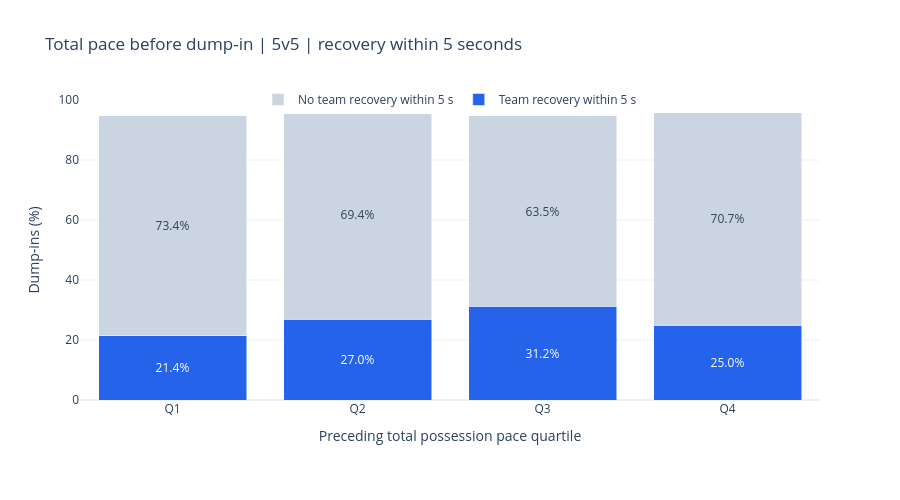

The notebook cell this image was saved under:
### Markdown cell above
## 9.5. Display dump-in outcomes

### Code cell
def dump_in_outcomes_figure(summary, boundaries):
    outcomes = [
        ("team_recovery_pct", "Team recovery within 5 s", "#2563eb", "white"),
        ("no_team_recovery_pct", "No team recovery within 5 s", "#cbd5e1", "#334155"),
    ]
    bars = summary.set_index("quartile").reindex(range(1, len(boundaries) + 1))
    customdata = bars[
        [
            "dump_ins",
            "team_recoveries",
            "no_team_recovery",
            "unresolved",
            "games",
            "lower_pace_ft_s",
            "upper_pace_ft_s",
            "median_pace_ft_s",
        ]
    ].to_numpy()
    figure = go.Figure()
    for metric, label, color, text_color in outcomes:
        figure.add_trace(
            go.Bar(
                x=[f"Q{q}" for q in bars.index],
                y=bars[metric],
                name=label,
                marker_color=color,
                insidetextfont=dict(color=text_color),
                text=[
                    f"{value:.1f}%" if pd.notna(value) and value > 0 else ""
                    for value in bars[metric]
                ],
                textposition="inside",
                insidetextanchor="middle",
                customdata=customdata,
                hovertemplate=(
                    f"%{{x}}<br>{label}: %{{y:.1f}}%"
                    "<br>Dump-ins: %{customdata[0]:.0f}"
                    "<br>Team recovery within 5 s: %{customdata[1]:.0f}"
                    "<br>No team recovery within 5 s: %{customdata[2]:.0f}"
                    "<br>Unresolved: %{customdata[3]:.0f}"
                    "<br>Games: %{customdata[4]:.0f}"
                    "<br>Pace range: %{customdata[5]:.2f} to %{customdata[6]:.2f} ft/s"
                    "<br>Median pace: %{customdata[7]:.1f} ft/s<extra></extra>"
                ),
            )
        )
    if summary.empty:
        note = "No data: no measurable pace with assigned bands."
    elif len(boundaries) < 4:
        note = f"Only {len(boundaries)} bands: ties prevent four quartiles."
    else:
        note = None
    if note:
        figure.add_annotation(
            text=note, x=0.5, y=-0.30, xref="paper", yref="paper", showarrow=False
        )
    figure.update_layout(
        title="Total pace before dump-in | 5v5 | recovery within 5 seconds",
        template="plotly_white",
        barmode="stack",
        height=500,
        legend=dict(orientation="h", x=0.5, xanchor="center", y=1.05),
        margin=dict(t=100, b=100),
    )
    figure.update_xaxes(
        title_text="Preceding total possession pace quartile",
        categoryorder="array",
        categoryarray=["Q1", "Q2", "Q3", "Q4"],
    )
    figure.update_yaxes(range=[0, 100], title_text="Dump-ins (%)")
    return figure


dump_in_figure = dump_in_outcomes_figure(dump_in_summary, quartile_boundaries)
dump_in_figure.show()

### Figure 1 — Plotly figure (JSON) as saved in the notebook; plotly's stock layout.template omitted (floating-point values rounded to 4 significant figures)
{"data": [{"customdata": [[304, 65, 223, 16, 34, 0, 14.9, 11.46], [304, 82, 211, 11, 34, 14.9, 19.31, 17.09], [304, 95, 193, 16, 34, 19.31, 23.71, 21.25], [304, 76, 215, 13, 34, 23.71, 108.9, 27.54]], "hovertemplate": "%{x}<br>Team recovery within 5 s: %{y:.1f}%<br>Dump-ins: %{customdata[0]:.0f}<br>Team recovery within 5 s: %{customdata[1]:.0f}<br>No team recovery within 5 s: %{customdata[2]:.0f}<br>Unresolved: %{customdata[3]:.0f}<br>Games: %{customdata[4]:.0f}<br>Pace range: %{customdata[5]:.2f} to %{customdata[6]:.2f} ft/s<br>Median pace: %{customdata[7]:.1f} ft/s<extra></extra>", "insidetextanchor": "middle", "insidetextfont": {"color": "white"}, "marker": {"color": "#2563eb"}, "name": "Team recovery within 5 s", "text": ["21.4%", "27.0%", "31.2%", "25.0%"], "textposition": "inside", "type": "bar", "x": ["Q1", "Q2", "Q3", "Q4"], "y": [21.38, 26.97, 31.25, 25.0]}, {"customdata": [[304, 65, 223, 16, 34, 0, 14.9, 11.46], [304, 82, 211, 11, 34, 14.9, 19.31, 17.09], [304, 95, 193, 16, 34, 19.31, 23.71, 21.25], [304, 76, 215, 13, 34, 23.71, 108.9, 27.54]], "hovertemplate": "%{x}<br>No team recovery within 5 s: %{y:.1f}%<br>Dump-ins: %{customdata[0]:.0f}<br>Team recovery within 5 s: %{customdata[1]:.0f}<br>No team recovery within 5 s: %{customdata[2]:.0f}<br>Unresolved: %{customdata[3]:.0f}<br>Games: %{customdata[4]:.0f}<br>Pace range: %{customdata[5]:.2f} to %{customdata[6]:.2f} ft/s<br>Median pace: %{customdata[7]:.1f} ft/s<extra></extra>", "insidetextanchor": "middle", "insidetextfont": {"color": "#334155"}, "marker": {"color": "#cbd5e1"}, "name": "No team recovery within 5 s", "text": ["73.4%", "69.4%", "63.5%", "70.7%"], "textposition": "inside", "type": "bar", "x": ["Q1", "Q2", "Q3", "Q4"], "y": [73.36, 69.41, 63.49, 70.72]}], "layout": {"barmode": "stack", "height": 500, "legend": {"orientation": "h", "x": 0.5, "xanchor": "center", "y": 1.05}, "margin": {"b": 100, "t": 100}, "title": {"text": "Total pace before dump-in | 5v5 | recovery within 5 seconds"}, "xaxis": {"categoryarray": ["Q1", "Q2", "Q3", "Q4"], "categoryorder": "array", "title": {"text": "Preceding total possession pace quartile"}}, "yaxis": {"range": [0, 100], "title": {"text": "Dump-ins (%)"}}}}
